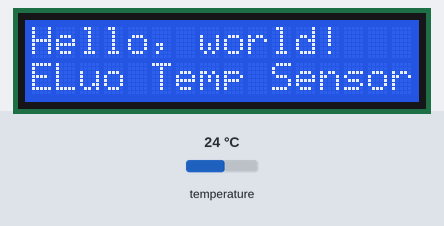
This sketch was run on a simulated Arduino Uno, built with avr-gcc and run on an emulated ATmega328P. On the bench: 16×2 character LCD. The inputs (shaded band) are chosen by the test bench; at power-on: temperature 24 °C. What the sketch prints to the serial monitor is not drawn.

Above: at 1.7 s.
At 4.0 s:
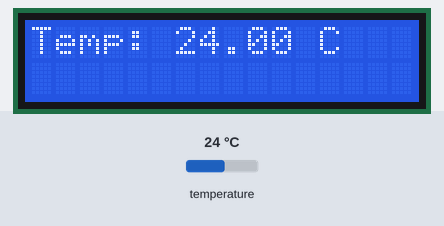
4.1 s: temperature set to 12 °C
At 5.5 s:
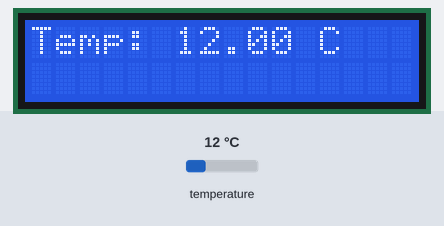
5.8 s: temperature set to 19 °C
At 6.3 s:
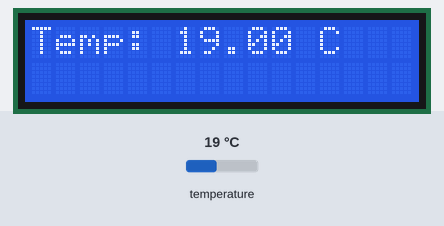
7.4 s: temperature set to 28 °C
At 16.3 s:
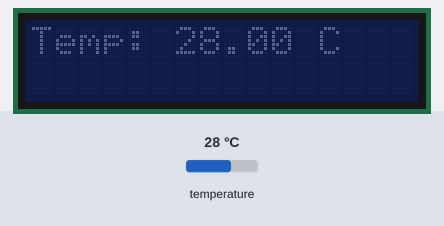
Timing chart, 0 to 17.2 s (numbered marks = the images above; inputs shaded):
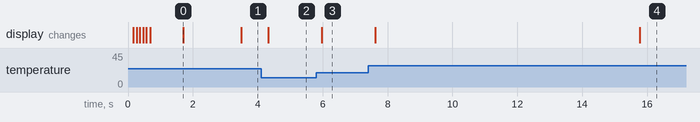

The sketch:

water_temp_monitor.ino
```cpp
#include <OneWire.h>
#include <DallasTemperature.h>

#include <Wire.h>
#include <LiquidCrystal_I2C.h>

LiquidCrystal_I2C lcd(0x27, 2, 1, 0, 4, 5, 6, 7, 3, POSITIVE);  // Set the LCD I2C address


// Data wire is plugged into pin 2 on the Arduino
#define ONE_WIRE_BUS 2
OneWire oneWire(ONE_WIRE_BUS);
DallasTemperature sensors(&oneWire);

float sensorread = 0;
float old_sensorread = 0;

int backlit_on = 0;

void setup() {
  Serial.begin(57600);
  Serial.println("Dallas Temperature IC Control Library AND LCD");


  lcd.begin(16,2);   // initialize the lcd for 16 chars 2 lines, turn on backlight

// ------- Quick 3 blinks of backlight  -------------
  for(int i = 0; i< 3; i++)
  {
    lcd.backlight();
    delay(100);
    lcd.noBacklight();
    delay(100);
  }
  lcd.backlight(); // finish with backlight on

  backlit_on = 10;

  lcd.setCursor(0,0);
  lcd.print("Hello, world!");
  delay(1000);
  lcd.setCursor(0,1);
  lcd.print("ELuo Temp Sensor");
  delay(1000);


  sensors.begin();
  sensors.setResolution(12);
  Serial.println(sensors.getResolution()); // Why "byIndex"?
}


void loop() {


  sensors.requestTemperatures();
  sensorread =sensors.getTempCByIndex(0);
  Serial.println(sensorread);

  backlit_on--;
  if (backlit_on>0) { lcd.backlight(); } else { lcd.noBacklight(); }

  if (old_sensorread != sensorread)
  {
    lcd.clear();
    lcd.setCursor(0,0); //Start at character 0 on line 0
    lcd.print("Temp: ");
    lcd.print(sensorread);
    lcd.print(" C");
    lcd.backlight();

    old_sensorread = sensorread;

    backlit_on = 10;
  }
  delay(50);


}
```

Measured:
- after the input at 4.1 s, the display: changes after 0.23 s (image 2)
- after the input at 5.8 s, the display: changes after 0.18 s (image 3)
- after the input at 7.4 s, the display: first changes after 0.22 s (image 4 shows a later state)
- what the display in image 0 shows lasts 1.8 s, from 1.7 s to 3.5 s
